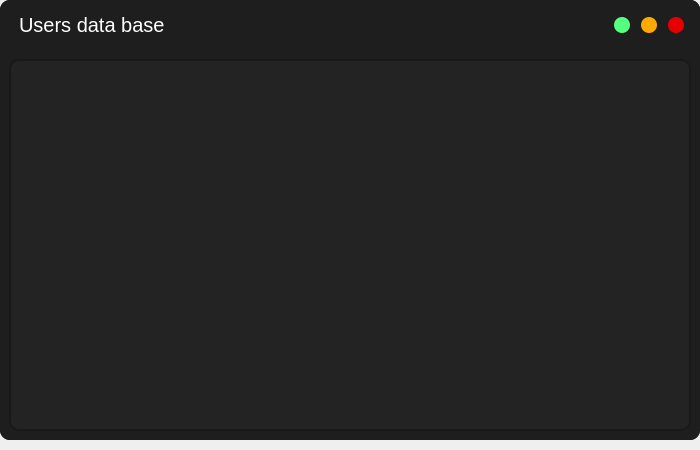
<?xml version="1.0" encoding="UTF-8"?>
<ui version="4.0">
 <class>DataBaseView</class>
 <widget class="QDialog" name="DataBaseView">
  <property name="geometry">
   <rect>
    <x>0</x>
    <y>0</y>
    <width>700</width>
    <height>450</height>
   </rect>
  </property>
  <property name="minimumSize">
   <size>
    <width>700</width>
    <height>450</height>
   </size>
  </property>
  <property name="maximumSize">
   <size>
    <width>700</width>
    <height>450</height>
   </size>
  </property>
  <property name="windowTitle">
   <string>Dialog</string>
  </property>
  <property name="styleSheet">
   <string notr="true">QScrollBar::vertical
{
	border: none;
	background: rgb(40, 40 , 40);
	width: 8px;
	margin: 10px 0 10px 0;
}

QScrollBar::handle:vertical 
{
	background: rgb(55, 55 , 55);
	border-radius: 4px;
	min-height: 10px;
}

QScrollBar::handle:vertical:hover
{
	background: rgb(77, 230, 230);
}

QScrollBar::handle:vertical:pressed
{
	background:rgb(67, 200, 200);
}

QScrollBar::add-line:vertical 
{
	border: none;
	border-bottom-left-radius: 4px;
	border-bottom-right-radius: 4px;
	background: rgb(40, 40 , 40);
	height: 10px;
	subcontrol-position: bottom;
	subcontrol-origin: margin;
  }

  QScrollBar::sub-line:vertical {
	border: none;
	border-top-left-radius: 4px;
	border-top-right-radius: 4px;
	background: rgb(40, 40 , 40);
	height: 10px;
	subcontrol-position: top;
	subcontrol-origin: margin;
  }

QScrollBar::sub-line:vertical:hover
{
	background: rgb(77, 230, 230);
}

QScrollBar::sub-line:vertical:pressed
{
	background: rgb(67, 200, 200);
}

QScrollBar::add-line:vertical:hover
{
	background: rgb(77, 230, 230);
}

QScrollBar::add-line:vertical:pressed
{
	background: rgb(67, 200, 200);
}

QScrollBar::add-page:vertical, QScrollBar::sub-page:vertical
{
	background: none;
}</string>
  </property>
  <layout class="QVBoxLayout" name="verticalLayout">
   <property name="spacing">
    <number>0</number>
   </property>
   <property name="leftMargin">
    <number>0</number>
   </property>
   <property name="topMargin">
    <number>0</number>
   </property>
   <property name="rightMargin">
    <number>0</number>
   </property>
   <property name="bottomMargin">
    <number>10</number>
   </property>
   <item>
    <widget class="QFrame" name="Main_frame">
     <property name="styleSheet">
      <string notr="true">QFrame
{
	background-color: rgb(30, 30, 30);
	border-radius: 10px;
}</string>
     </property>
     <property name="frameShape">
      <enum>QFrame::StyledPanel</enum>
     </property>
     <property name="frameShadow">
      <enum>QFrame::Raised</enum>
     </property>
     <layout class="QVBoxLayout" name="verticalLayout_2">
      <property name="spacing">
       <number>0</number>
      </property>
      <property name="leftMargin">
       <number>0</number>
      </property>
      <property name="topMargin">
       <number>0</number>
      </property>
      <property name="rightMargin">
       <number>0</number>
      </property>
      <property name="bottomMargin">
       <number>0</number>
      </property>
      <item>
       <widget class="QFrame" name="Title_bar">
        <property name="minimumSize">
         <size>
          <width>0</width>
          <height>50</height>
         </size>
        </property>
        <property name="maximumSize">
         <size>
          <width>16777215</width>
          <height>50</height>
         </size>
        </property>
        <property name="frameShape">
         <enum>QFrame::StyledPanel</enum>
        </property>
        <property name="frameShadow">
         <enum>QFrame::Raised</enum>
        </property>
        <layout class="QHBoxLayout" name="horizontalLayout">
         <property name="spacing">
          <number>0</number>
         </property>
         <property name="leftMargin">
          <number>10</number>
         </property>
         <property name="topMargin">
          <number>0</number>
         </property>
         <property name="rightMargin">
          <number>0</number>
         </property>
         <property name="bottomMargin">
          <number>0</number>
         </property>
         <item>
          <widget class="QFrame" name="Title_frame">
           <property name="frameShape">
            <enum>QFrame::StyledPanel</enum>
           </property>
           <property name="frameShadow">
            <enum>QFrame::Raised</enum>
           </property>
           <layout class="QVBoxLayout" name="verticalLayout_3">
            <item>
             <widget class="QLabel" name="label">
              <property name="styleSheet">
               <string notr="true">color: rgb(255, 255, 255);
font-family: 'Roboto Regular';
font-size: 20px;</string>
              </property>
              <property name="text">
               <string>Users data base</string>
              </property>
             </widget>
            </item>
           </layout>
          </widget>
         </item>
         <item>
          <widget class="QFrame" name="Buttons_frame">
           <property name="maximumSize">
            <size>
             <width>100</width>
             <height>16777215</height>
            </size>
           </property>
           <property name="frameShape">
            <enum>QFrame::StyledPanel</enum>
           </property>
           <property name="frameShadow">
            <enum>QFrame::Raised</enum>
           </property>
           <layout class="QHBoxLayout" name="horizontalLayout_2">
            <item>
             <widget class="QPushButton" name="hideButton">
              <property name="minimumSize">
               <size>
                <width>16</width>
                <height>16</height>
               </size>
              </property>
              <property name="maximumSize">
               <size>
                <width>16</width>
                <height>16</height>
               </size>
              </property>
              <property name="cursor">
               <cursorShape>PointingHandCursor</cursorShape>
              </property>
              <property name="styleSheet">
               <string notr="true">QPushButton
{
	border: none;
	border-radius: 8px;
	background-color: rgb(85, 255, 127);
}

QPushButton:hover
{
	border: none;
	border-radius: 8px;
	background-color: rgb(64, 191, 93);
}

QPushButton:pressed
{
	border: none;
	border-radius: 8px;
	background-color: rgb(55, 166, 81);
}
</string>
              </property>
              <property name="text">
               <string/>
              </property>
             </widget>
            </item>
            <item>
             <widget class="QPushButton" name="maximizeButton">
              <property name="minimumSize">
               <size>
                <width>16</width>
                <height>16</height>
               </size>
              </property>
              <property name="maximumSize">
               <size>
                <width>16</width>
                <height>16</height>
               </size>
              </property>
              <property name="cursor">
               <cursorShape>PointingHandCursor</cursorShape>
              </property>
              <property name="styleSheet">
               <string notr="true">QPushButton
{
	border: none;
	border-radius: 8px;
	background-color: rgb(255, 170, 0);
}

QPushButton:hover
{
	border: none;
	border-radius: 8px;
	background-color: rgb(197, 131, 0);
}

QPushButton:pressed
{
	border: none;
	border-radius: 8px;
	background-color: rgb(158, 105, 0)
}
</string>
              </property>
              <property name="text">
               <string/>
              </property>
             </widget>
            </item>
            <item>
             <widget class="QPushButton" name="closeButton">
              <property name="minimumSize">
               <size>
                <width>16</width>
                <height>16</height>
               </size>
              </property>
              <property name="maximumSize">
               <size>
                <width>16</width>
                <height>16</height>
               </size>
              </property>
              <property name="cursor">
               <cursorShape>PointingHandCursor</cursorShape>
              </property>
              <property name="styleSheet">
               <string notr="true">QPushButton
{
	border: none;
	border-radius: 8px;
	background-color: rgb(230, 0, 0);
}

QPushButton:hover
{
	border: none;
	border-radius: 8px;
	background-color: rgb(200, 0, 0);
}

QPushButton:pressed
{
	border: none;
	border-radius: 8px;
	background-color: rgb(160, 0, 0);
}
</string>
              </property>
              <property name="text">
               <string/>
              </property>
             </widget>
            </item>
           </layout>
          </widget>
         </item>
        </layout>
       </widget>
      </item>
      <item>
       <widget class="QFrame" name="Content_bar">
        <property name="frameShape">
         <enum>QFrame::StyledPanel</enum>
        </property>
        <property name="frameShadow">
         <enum>QFrame::Raised</enum>
        </property>
        <layout class="QVBoxLayout" name="verticalLayout_4">
         <item>
          <widget class="QTableView" name="DataBaseView_2">
           <property name="styleSheet">
            <string notr="true">QTableView 
{
	background-color: rgb(35, 35 , 35);
	color: rgb(255, 255, 255);
	border: 2px solid rgb(25, 25, 25);
	border-radius: 10px;
	font-family: 'Roboto Regular';
}

QHeaderView::section:horizontal 
{
    color: rgb(255, 255, 255);
    border: 1px solid rgb(31, 31, 31);
    background-color: rgb(35, 35 , 35);
	font-family: 'Roboto Regular';
 }

QHeaderView::section:vertical
{
    color: rgb(255, 255, 255);
    border: 1px solid rgb(31, 31, 31);
    background-color: rgb(35, 35 , 35);
	font-family: 'Roboto Regular';
 }

QTableView QTableCornerButton::section
{
    color: rgb(255, 255, 255);
    border: 1px solid rgb(31, 31, 31);
	border-radius: 10px;
    background-color: rgb(35, 35 , 35);
	font-family: 'Roboto Regular';
 }</string>
           </property>
           <attribute name="horizontalHeaderStretchLastSection">
            <bool>true</bool>
           </attribute>
          </widget>
         </item>
        </layout>
       </widget>
      </item>
     </layout>
    </widget>
   </item>
  </layout>
 </widget>
 <resources/>
 <connections/>
</ui>
